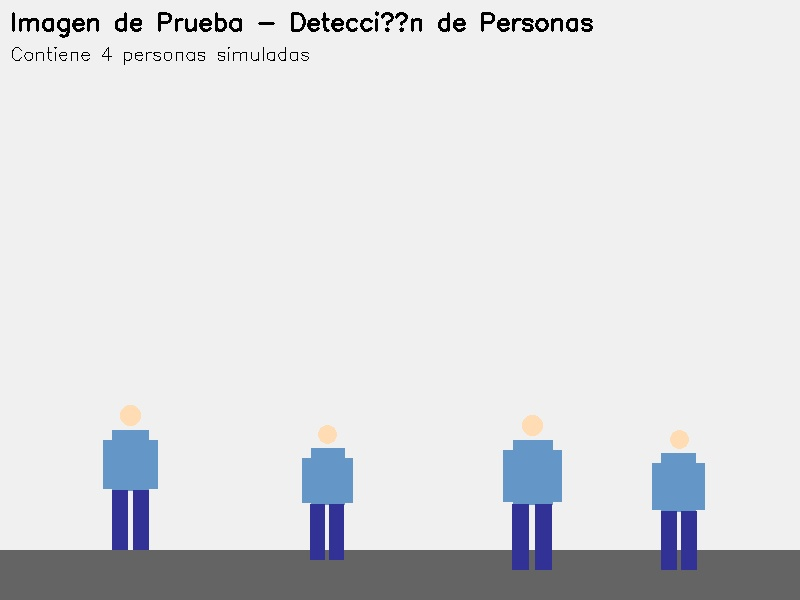
#> input picture input/test_image.jpg, 800 x 600 px
$ python -i image_enhancer.py   (imports and definitions only)
#> lines starting #> are read from the running program, lines starting #| are printed output that depends on the picture
#!/usr/bin/env python3
"""
Image Enhancer - Pipeline de Mejora de Calidad

Este script procesa las imágenes de personas extraídas por video_processor.py
y aplica técnicas de mejora de calidad para facilitar la detección de armas
en el Stage 2 del pipeline.

Técnicas aplicadas:
- Interpolación spline para redimensionamiento (mínimo 200x100 px)
- Reducción de ruido (filtro bilateral)
- Realce de nitidez (unsharp masking)
- Ajuste de contraste adaptativo (CLAHE)
- Realce de bordes

Autor: Proyecto de Procesamiento de Imágenes - Universidad Nacional de Luján
Fecha: Octubre 2025
"""

import cv2
import numpy as np
import os
from pathlib import Path
import argparse
from typing import Tuple, Dict
from scipy import ndimage
from tqdm import tqdm

# Configuración por defecto
DEFAULT_INPUT_DIR = 'output/cropped_persons'
DEFAULT_OUTPUT_DIR = 'output/enhanced_persons'
MIN_HEIGHT = 200
MIN_WIDTH = 100

class ImageEnhancer:
    """
    Clase para mejorar la calidad de imágenes de personas extraídas.

    Aplica un pipeline de técnicas de procesamiento de imágenes para
    mejorar la resolución, nitidez y calidad general de las imágenes.
    """

    def __init__(self, min_height: int = MIN_HEIGHT, min_width: int = MIN_WIDTH):
        """
        Inicializa el mejorador de imágenes.

        Args:
            min_height: Altura mínima objetivo en píxeles
            min_width: Ancho mínimo objetivo en píxeles
        """
        self.min_height = min_height
        self.min_width = min_width
        self.stats = {
            'total_processed': 0,
            'upscaled': 0,
            'original_sizes': [],
            'enhanced_sizes': [],
            'failed': 0
        }

    def resize_with_spline(self, image: np.ndarray) -> np.ndarray:
        """
        Redimensiona la imagen usando interpolación spline cúbica.

        Args:
            image: Imagen de entrada (BGR)

        Returns:
            Imagen redimensionada con interpolación spline
        """
        h, w = image.shape[:2]

        # Calcular nuevo tamaño manteniendo aspect ratio
        if h < self.min_height or w < self.min_width:
            scale_h = self.min_height / h if h < self.min_height else 1.0
            scale_w = self.min_width / w if w < self.min_width else 1.0
            scale = max(scale_h, scale_w)

            new_w = int(w * scale)
            new_h = int(h * scale)

            # Interpolación cúbica spline (INTER_CUBIC en OpenCV)
            resized = cv2.resize(image, (new_w, new_h), interpolation=cv2.INTER_CUBIC)
            self.stats['upscaled'] += 1
            return resized

        return image

    def reduce_noise(self, image: np.ndarray) -> np.ndarray:
        """
        Reduce el ruido de la imagen usando filtro bilateral.

        El filtro bilateral preserva los bordes mientras reduce el ruido.

        Args:
            image: Imagen de entrada (BGR)

        Returns:
            Imagen con ruido reducido
        """
        # Filtro bilateral: suaviza preservando bordes
        # d=9: diámetro del píxel vecindario
        # sigmaColor=75: sigma en el espacio de color
        # sigmaSpace=75: sigma en el espacio de coordenadas
        denoised = cv2.bilateralFilter(image, d=9, sigmaColor=75, sigmaSpace=75)
        return denoised

    def sharpen_image(self, image: np.ndarray) -> np.ndarray:
        """
        Aumenta la nitidez de la imagen usando unsharp masking.

        Args:
            image: Imagen de entrada (BGR)

        Returns:
            Imagen con nitidez aumentada
        """
        # Crear versión borrosa
        gaussian = cv2.GaussianBlur(image, (0, 0), 2.0)

        # Unsharp mask: imagen_nitida = imagen + cantidad * (imagen - blur)
        sharpened = cv2.addWeighted(image, 1.5, gaussian, -0.5, 0)

        return sharpened

    def enhance_contrast(self, image: np.ndarray) -> np.ndarray:
        """
        Mejora el contraste usando CLAHE (Adaptive Histogram Equalization).

        Args:
            image: Imagen de entrada (BGR)

        Returns:
            Imagen con contraste mejorado
        """
        # Convertir a LAB para aplicar CLAHE solo en el canal de luminosidad
        lab = cv2.cvtColor(image, cv2.COLOR_BGR2LAB)
        l, a, b = cv2.split(lab)

        # Aplicar CLAHE al canal L (luminosidad)
        clahe = cv2.createCLAHE(clipLimit=2.0, tileGridSize=(8, 8))
        l_clahe = clahe.apply(l)

        # Reconstruir imagen
        lab_clahe = cv2.merge([l_clahe, a, b])
        enhanced = cv2.cvtColor(lab_clahe, cv2.COLOR_LAB2BGR)

        return enhanced

    def enhance_edges(self, image: np.ndarray) -> np.ndarray:
        """
        Realza los bordes de la imagen para mejorar detalles.

        Args:
            image: Imagen de entrada (BGR)

        Returns:
            Imagen con bordes realzados
        """
        # Convertir a escala de grises para detectar bordes
        gray = cv2.cvtColor(image, cv2.COLOR_BGR2GRAY)

        # Detectar bordes con Canny
        edges = cv2.Canny(gray, 50, 150)

        # Dilatar bordes para hacerlos más visibles
        kernel = np.ones((2, 2), np.uint8)
        edges_dilated = cv2.dilate(edges, kernel, iterations=1)

        # Convertir bordes a BGR
        edges_bgr = cv2.cvtColor(edges_dilated, cv2.COLOR_GRAY2BGR)

        # Combinar con imagen original
        # Usar peso bajo para no saturar la imagen
        enhanced = cv2.addWeighted(image, 0.9, edges_bgr, 0.1, 0)

        return enhanced

    def process_image(self, image_path: Path) -> Tuple[bool, Dict]:
        """
        Aplica el pipeline completo de mejora a una imagen.

        Args:
            image_path: Ruta a la imagen de entrada

        Returns:
            Tuple con (éxito, diccionario de información)
        """
#> called with image_path = 'input/test_image.jpg'
        try:
            # Leer imagen
            image = cv2.imread(str(image_path))
#> image is the input picture: shape (600, 800, 3); mean B, G, R 224, 221.3, 220.1
            if image is None:
                self.stats['failed'] += 1
                return False, {'error': 'No se pudo leer la imagen'}

            original_shape = image.shape[:2]
#> original_shape = (600, 800)
            self.stats['original_sizes'].append(original_shape)

            # Pipeline de mejora
            # 1. Redimensionar con spline
            enhanced = self.resize_with_spline(image)

            # 2. Reducir ruido
            enhanced = self.reduce_noise(enhanced)

            # 3. Aumentar nitidez
            enhanced = self.sharpen_image(enhanced)

            # 4. Mejorar contraste
            enhanced = self.enhance_contrast(enhanced)
#> in enhance_contrast, `lab = cv2.cvtColor(image, cv2.COLOR_BGR2LAB)`: lab: shape (600, 800, 3); mean of channels 0, 1, 2 224.2, 128.5, 126.4
#> in enhance_contrast, `l, a, b = cv2.split(lab)`:
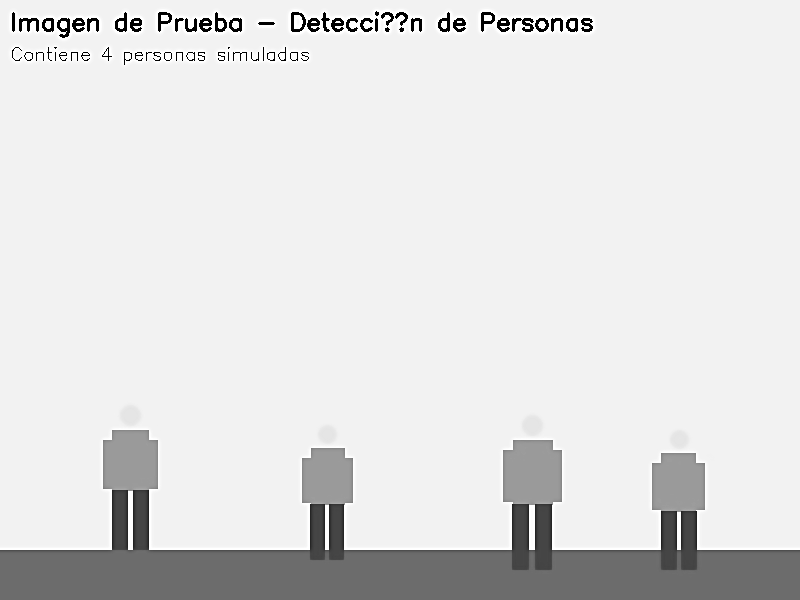
#> l: shape (600, 800); min 0, max 255, mean 224.2
#> in enhance_contrast, `l, a, b = cv2.split(lab)`:
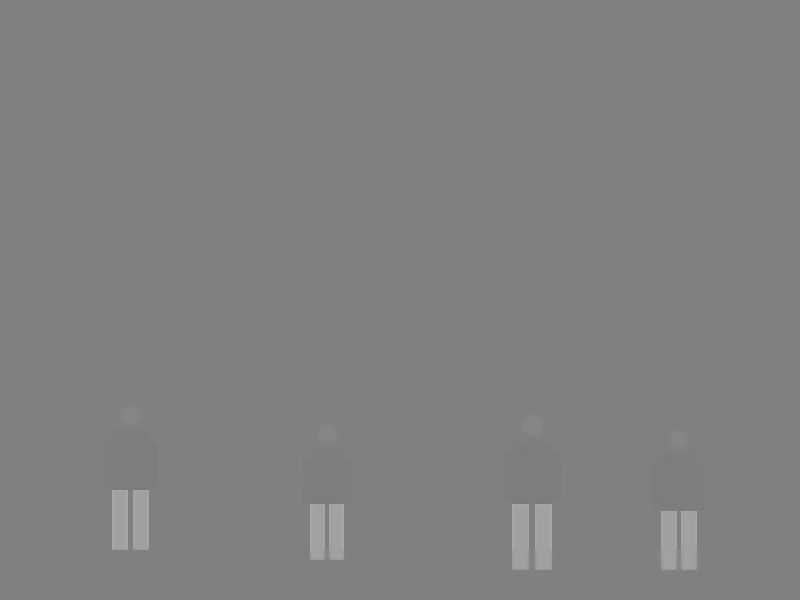
#> a: shape (600, 800); min 121, max 170, mean 128.5
#> in enhance_contrast, `l, a, b = cv2.split(lab)`:
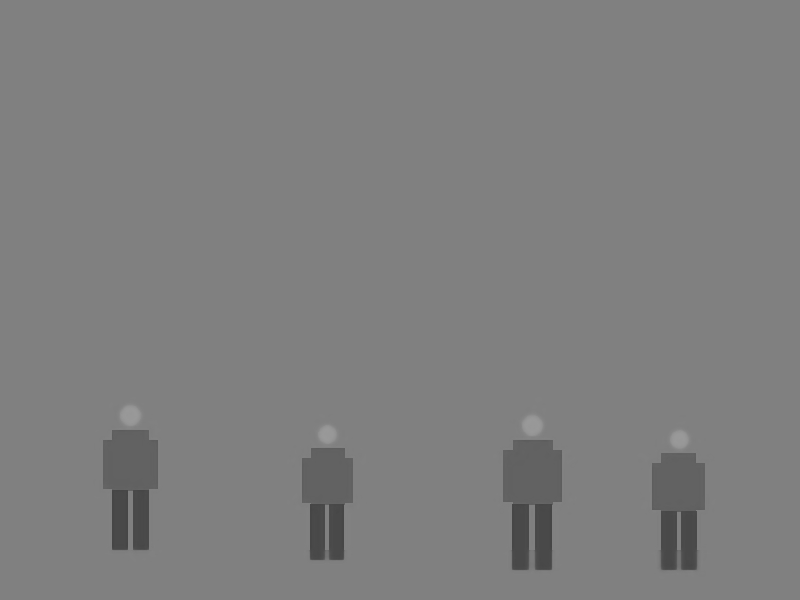
#> b: shape (600, 800); min 69, max 154, mean 126.4
#> in enhance_contrast, `lab_clahe = cv2.merge([l_clahe, a, b])`: lab_clahe: shape (600, 800, 3); mean of channels 0, 1, 2 222.5, 128.5, 126.4

            # 5. Realzar bordes
            enhanced = self.enhance_edges(enhanced)
#> in enhance_edges, `gray = cv2.cvtColor(image, cv2.COLOR_BGR2GRAY)`:
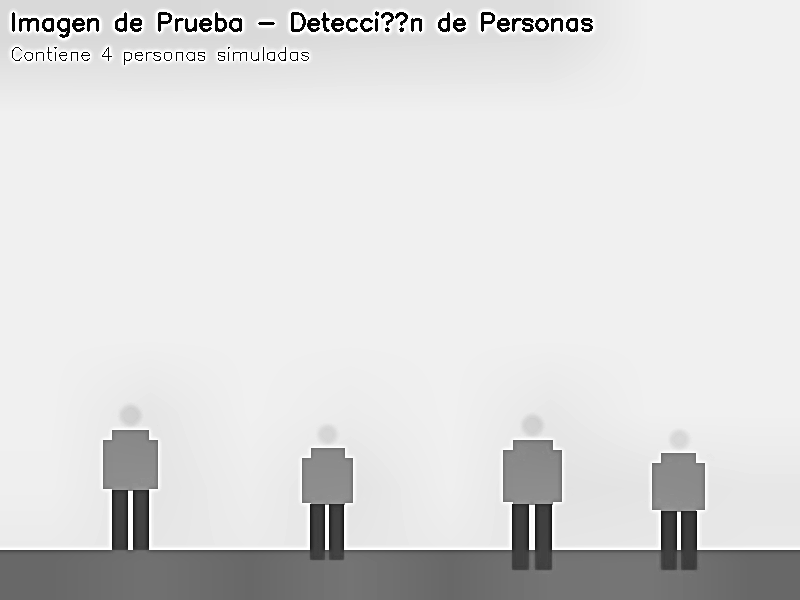
#> gray: shape (600, 800); min 3, max 255, mean 219.5
#> in enhance_edges, `edges = cv2.Canny(gray, 50, 150)`:
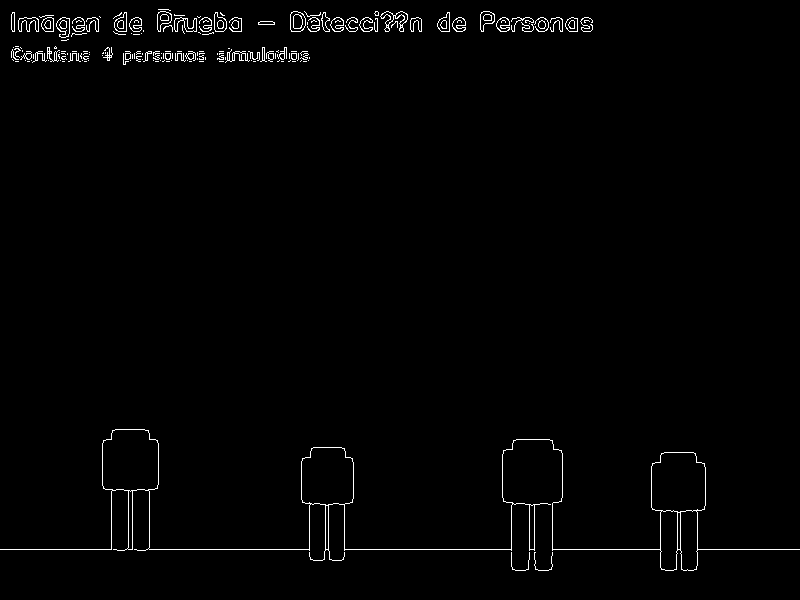
#> edges: shape (600, 800); 1.3% white in thin lines or dots
#> in enhance_edges, `edges_dilated = cv2.dilate(edges, kernel, iterations=1)`:
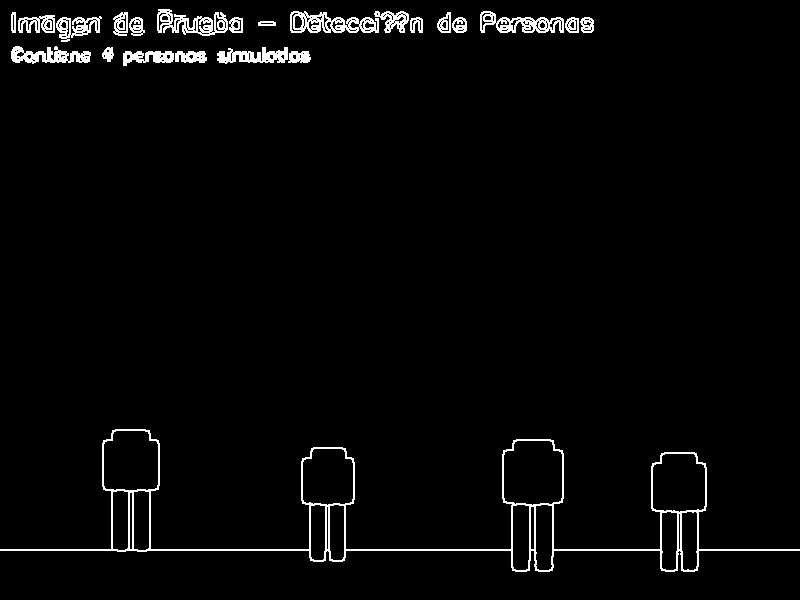
#> edges_dilated: shape (600, 800); 2.8% white in thin lines or dots
#> in enhance_edges, `edges_bgr = cv2.cvtColor(edges_dilated, cv2.COLOR_GRAY2BGR)`: edges_bgr: shape (600, 800, 3); 2.8% white in thin lines or dots
#> in enhance_edges, `enhanced = cv2.addWeighted(image, 0.9, edges_bgr, 0.1, 0)`:
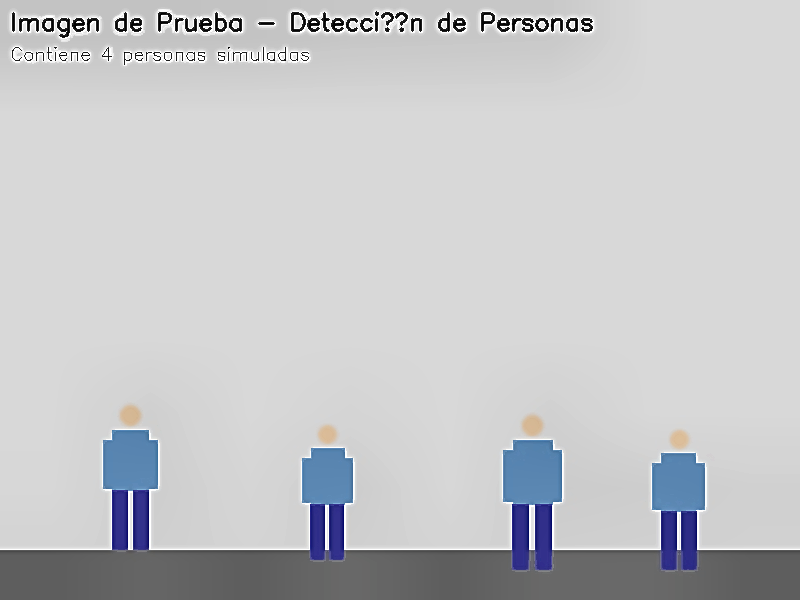
#> enhanced: shape (600, 800, 3); mean B, G, R 200.8, 198.3, 197.3

            enhanced_shape = enhanced.shape[:2]
#> enhanced_shape = (600, 800)
            self.stats['enhanced_sizes'].append(enhanced_shape)
            self.stats['total_processed'] += 1

            return True, {
                'original_size': original_shape,
                'enhanced_size': enhanced_shape,
                'enhanced_image': enhanced
            }

        except Exception as e:
            self.stats['failed'] += 1
            return False, {'error': str(e)}

    # [115 lines left out: functions process_directory, print_statistics, main, not called in this run]


# [2 lines not run here, left out]

>>> result = ImageEnhancer().process_image('input/test_image.jpg')
